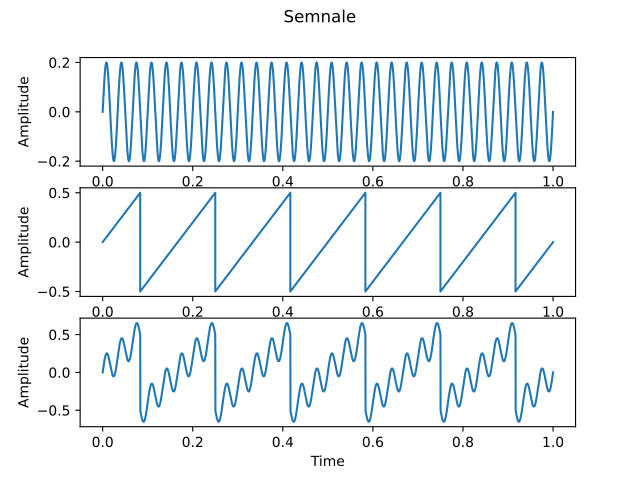

Generate this figure with Python:
import numpy as np
import matplotlib.pyplot as plt
t=t=np.arange(0,1,0.00001)

def b(t):
    return 0.2*np.cos(5*12*np.pi*t+3*np.pi/2)
def c(t):
    return 6*t-np.floor(6*t+1/2)



import numpy as np
import matplotlib.pyplot as pl

fig,axs=pl.subplots(3)
fig.suptitle("Semnale")
for ax in axs:
    ax.set_xlabel("Time")
    ax.set_ylabel("Amplitude")

b_sig=b(t)
c_sig=c(t)

axs[0].plot(t,b_sig)
axs[1].plot(t,c_sig)

#combinatie
axs[2].plot(t,b_sig+c_sig)

plt.tight_layout
fig.show()
pl.savefig('ex4.pdf')

pl.show()
